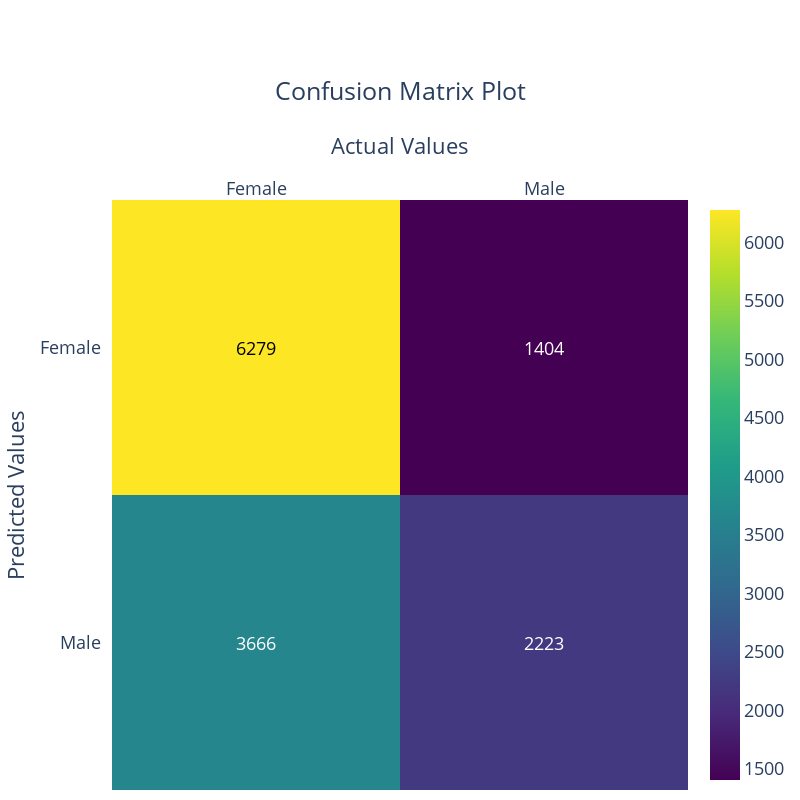

Notebook code cell kept with this figure:
### Code cell
#  confusion matrix plot
plot.plot_confusion_matrix()

### Figure 1 — Plotly figure (JSON) as saved in the notebook; plotly's stock layout.template omitted (floating-point values rounded to 4 significant figures)
{"data": [{"colorscale": [[0, "#440154"], [0.1111, "#482878"], [0.2222, "#3e4989"], [0.3333, "#31688e"], [0.4444, "#26828e"], [0.5556, "#1f9e89"], [0.6667, "#35b779"], [0.7778, "#6ece58"], [0.8889, "#b5de2b"], [1, "#fde725"]], "reversescale": false, "showscale": true, "type": "heatmap", "x": ["Female", "Male"], "y": ["Male", "Female"], "z": [[3666, 2223], [6279, 1404]]}], "layout": {"annotations": [{"font": {"color": "#FFFFFF"}, "showarrow": false, "text": "3666", "x": "Female", "xref": "x", "y": "Male", "yref": "y"}, {"font": {"color": "#FFFFFF"}, "showarrow": false, "text": "2223", "x": "Male", "xref": "x", "y": "Male", "yref": "y"}, {"font": {"color": "#000000"}, "showarrow": false, "text": "6279", "x": "Female", "xref": "x", "y": "Female", "yref": "y"}, {"font": {"color": "#FFFFFF"}, "showarrow": false, "text": "1404", "x": "Male", "xref": "x", "y": "Female", "yref": "y"}], "font": {"size": 18}, "height": 800, "margin": {"b": 10, "l": 10, "r": 10, "t": 200}, "title": {"text": "Confusion Matrix Plot\n\n", "x": 0.5}, "width": 800, "xaxis": {"dtick": 1, "gridcolor": "rgb(0, 0, 0)", "side": "top", "ticks": "", "title": {"text": "Actual Values"}}, "yaxis": {"dtick": 1, "ticks": "", "ticksuffix": "  ", "title": {"text": "Predicted Values"}}}}
